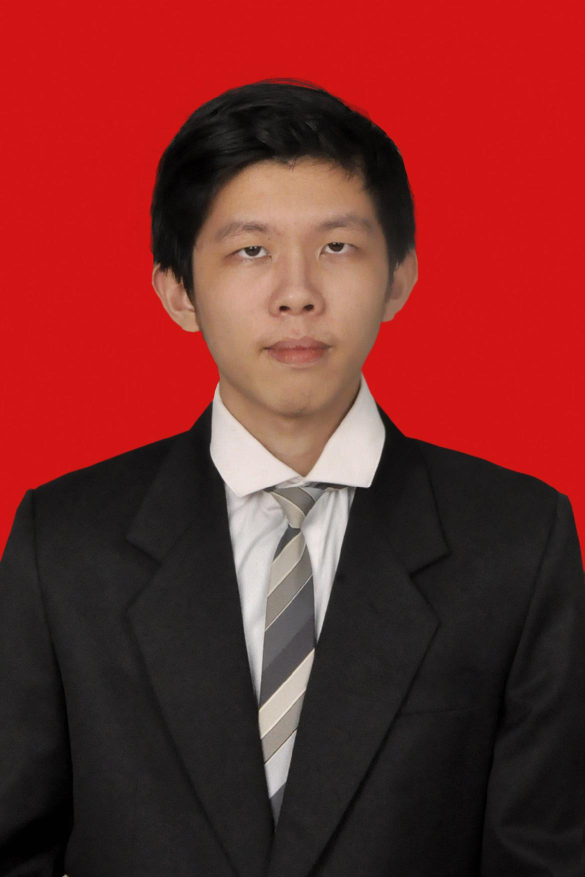
#> input picture dataset2/Abelito.jpeg, 1169 x 1754 px, given in place of the camera (shown at 1/2 size)
$ python addFaces.py
#> lines starting #> are read from the running program, lines starting #| are printed output that depends on the picture; after the words box and inside, x2 and y2 are one past the last pixel; in counts of white or black regions, pixels touching at a corner belong together
import numpy as np
import cv2 as cv
import matplotlib.pyplot as plt

video = cv.VideoCapture(0)
face_detect = cv.CascadeClassifier('data/haarcascade_frontalface_default.xml')

video.set(3, 640)
video.set(4, 480)

faces_data = []
faces_labels = []


i = 0
while True:
    ret, frame = video.read()
#> frame is the input picture: shape (1754, 1169, 3); mean B, G, R 40.3, 42.1, 118.9
    frame = cv.flip(frame, 1)
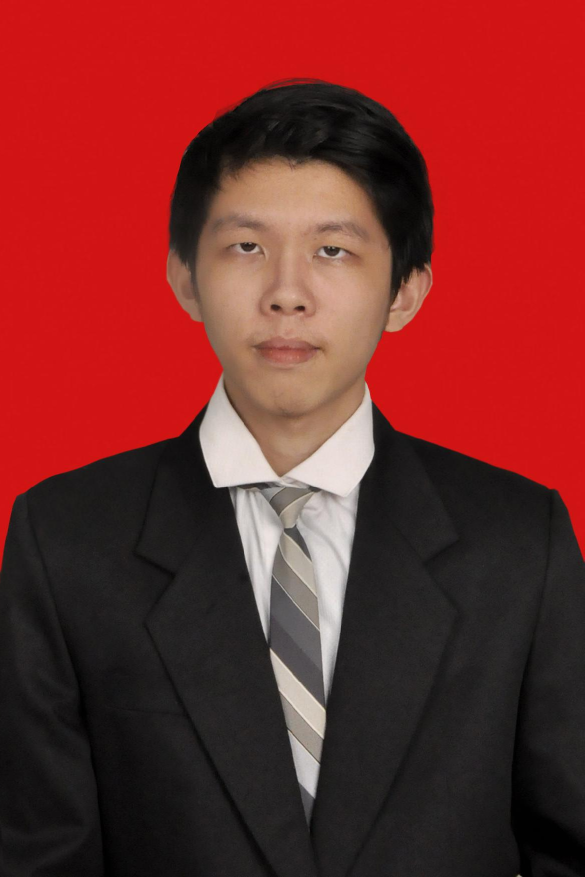
#> frame: shape (1754, 1169, 3) (shown at 1/2 size); mean B, G, R 40.3, 42.1, 118.9
    gray = cv.cvtColor(frame, cv.COLOR_BGR2GRAY)
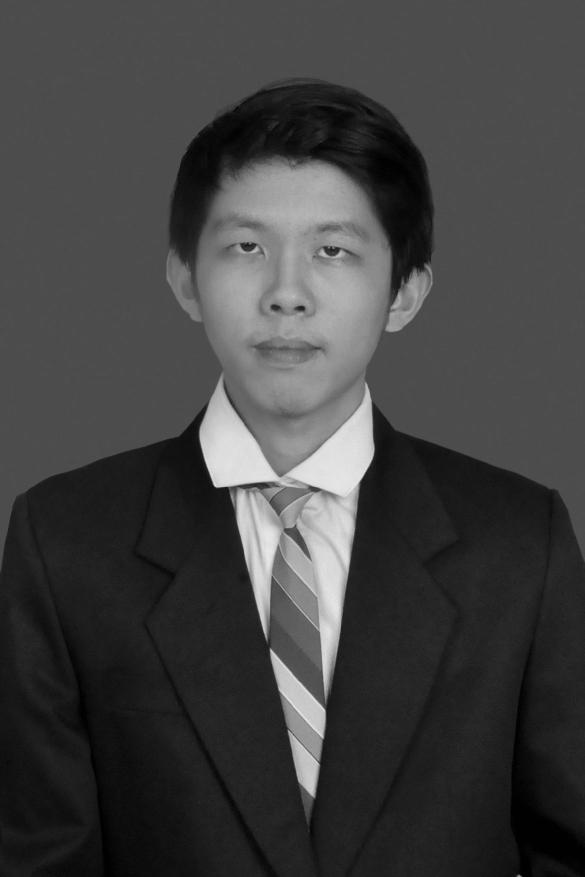
#> gray: shape (1754, 1169) (shown at 1/2 size); min 0, max 233, mean 64.9
    faces = face_detect.detectMultiScale(gray, 1.3, 5, minSize=(50, 50))
#> faces = [[351, 321, 459, 459]]
    for (x, y, w, h) in faces:
        crop_image = frame[y:y+h, x:x+w]
        crop_image = cv.resize(crop_image, (50, 50))
        if len(faces_data) < 100 and i % 10 == 0:
            faces_data.append(crop_image)
            faces_labels.append(1)
        i+=1
        cv.putText(frame, str(len(faces_data)), (50, 50), cv.FONT_HERSHEY_COMPLEX, 1, (50,50,255), 2)
        cv.rectangle(frame, (x, y), (x+w, y+h), (0, 255, 0), 2)
#> this loop made 1 pass
#> (x, y, w, h, i) on pass 1: (351, 321, 459, 459, 1)
#> pass 1, `crop_image = frame[y:y+h, x:x+w]`:
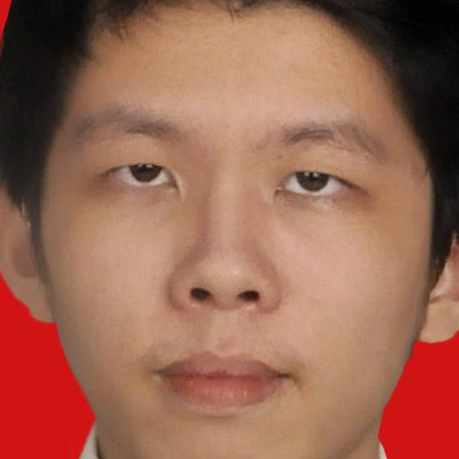
#> crop_image: shape (459, 459, 3); mean B, G, R 82.9, 102.1, 154.7
#> pass 1, `crop_image = cv.resize(crop_image, (50, 50))`:
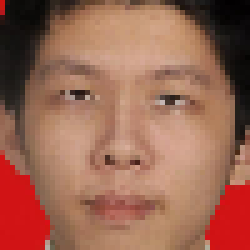
#> crop_image: shape (50, 50, 3) (shown 5 times larger); mean B, G, R 82.9, 102.1, 154.6
#> after the loop:
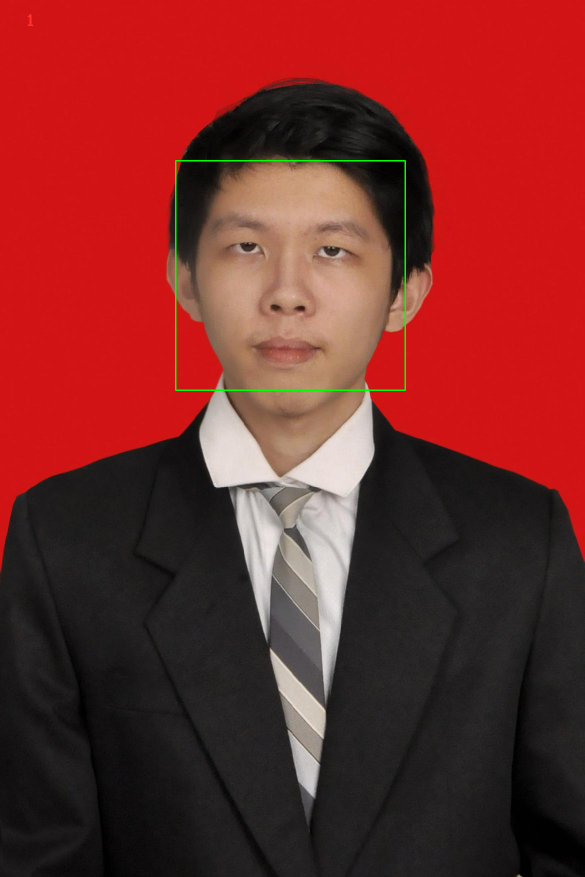
#> frame: shape (1754, 1169, 3) (shown at 1/2 size); 0.27% of pixels changed, all inside (x1, y1, x2, y2) = (55, 28, 812, 782)
#> after the loop, faces_data = 1 item; faces_labels = [1]; i = 1
    cv.imshow('frame', frame)
    k = cv.waitKey(1)
#> (key q is pressed here)
    if k == ord('q') or len(faces_data) >= 100:
        break

video.release()
cv.destroyAllWindows()

$ run again, on dataset2/Aubrey.jpeg
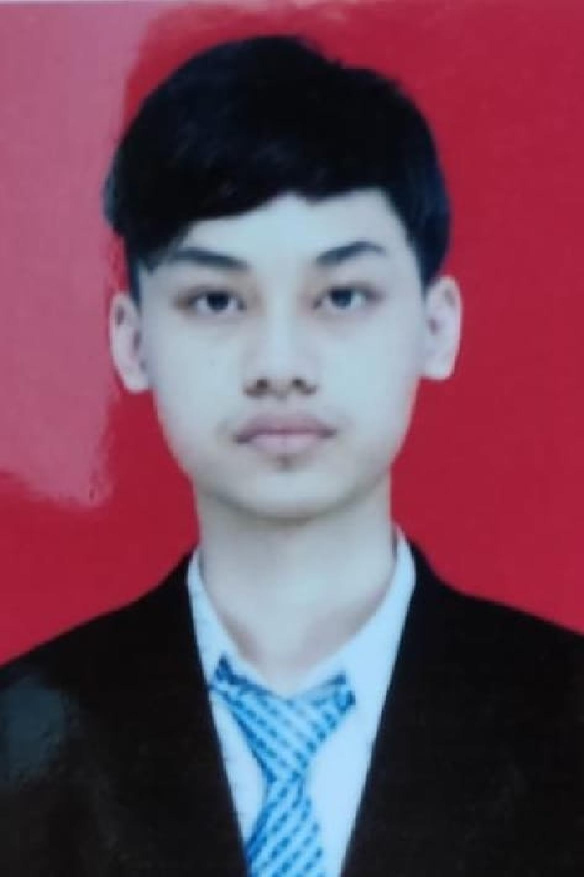
#> input picture dataset2/Aubrey.jpeg, 1168 x 1754 px, given in place of the camera (shown at 1/2 size)
#> frame is the input picture: shape (1754, 1168, 3); mean B, G, R 93.2, 74.2, 112.7
#> `gray = cv.cvtColor(frame, cv.COLOR_BGR2GRAY)`:
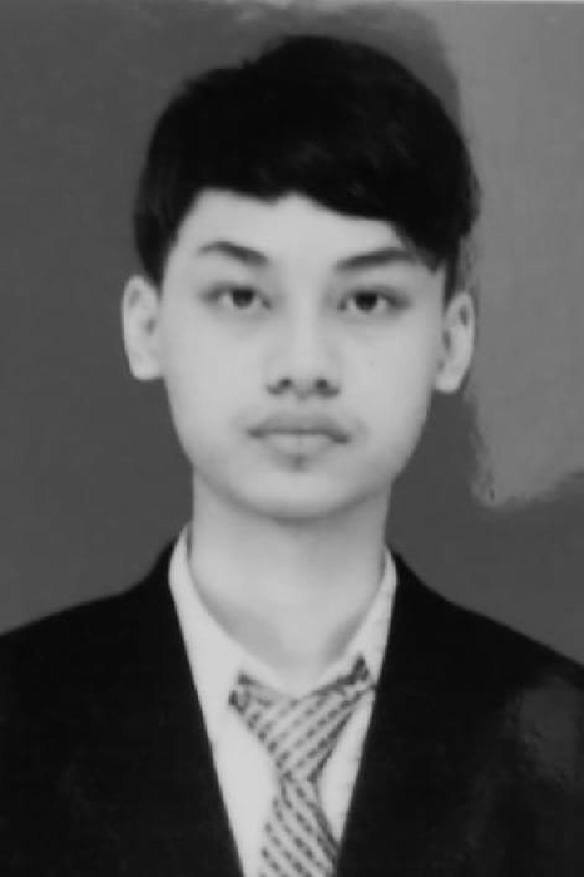
#> gray: shape (1754, 1168) (shown at 1/2 size); min 2, max 217, mean 87.9
#> faces = [[240, 315, 731, 731]]
#> the loop `for (x, y, w, h) in faces:` made 1 pass
#> (x, y, w, h, i) on pass 1: (240, 315, 731, 731, 1)
#> after the loop `for (x, y, w, h) in faces:`:
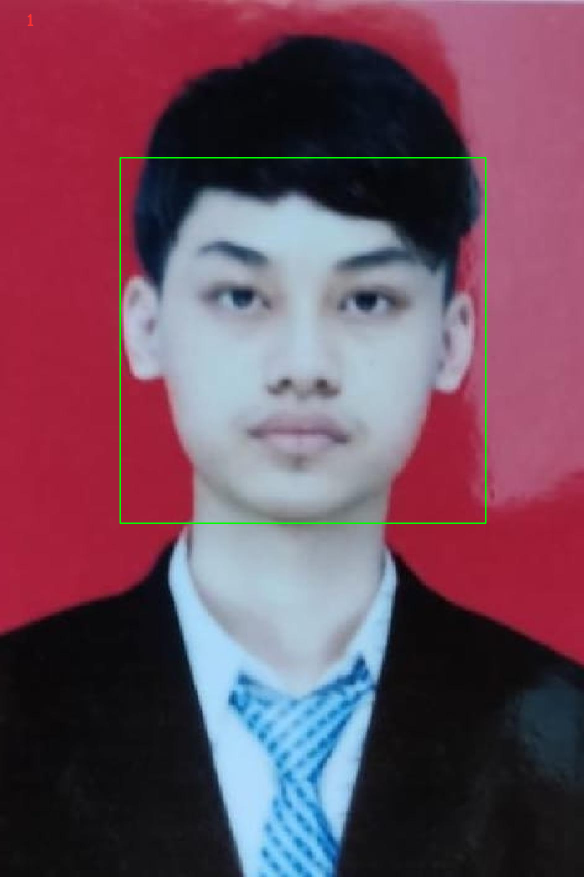
#> frame: shape (1754, 1168, 3) (shown at 1/2 size); mean B, G, R 92.8, 75.1, 112.2
#> after the loop `for (x, y, w, h) in faces:`: faces_data = 1 item; faces_labels = [1]; i = 1

$ run again, on dataset2/Aurum.jpeg
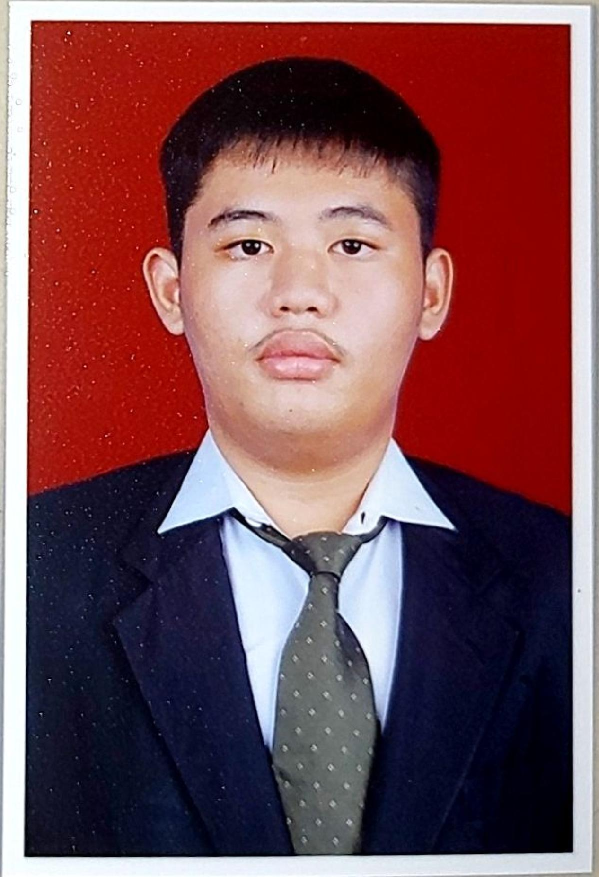
#> input picture dataset2/Aurum.jpeg, 1198 x 1754 px, given in place of the camera (shown at 1/2 size)
#> frame is the input picture: shape (1754, 1198, 3); mean B, G, R 84.4, 78.1, 122.9
#> `gray = cv.cvtColor(frame, cv.COLOR_BGR2GRAY)`:
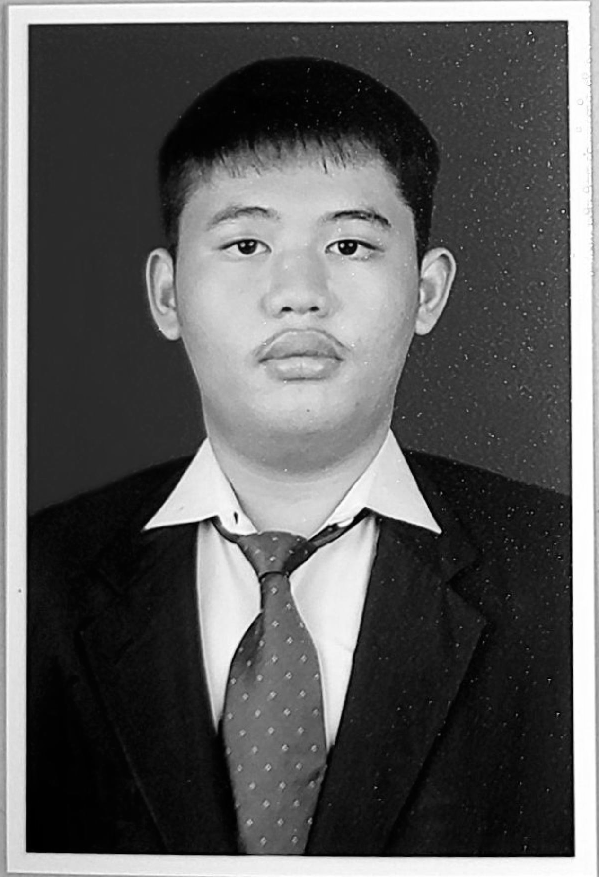
#> gray: shape (1754, 1198) (shown at 1/2 size); min 0, max 255, mean 92.2
#> faces = [[288, 244, 609, 609]]
#> the loop `for (x, y, w, h) in faces:` made 1 pass
#> (x, y, w, h, i) on pass 1: (288, 244, 609, 609, 1)
#> after the loop `for (x, y, w, h) in faces:`:
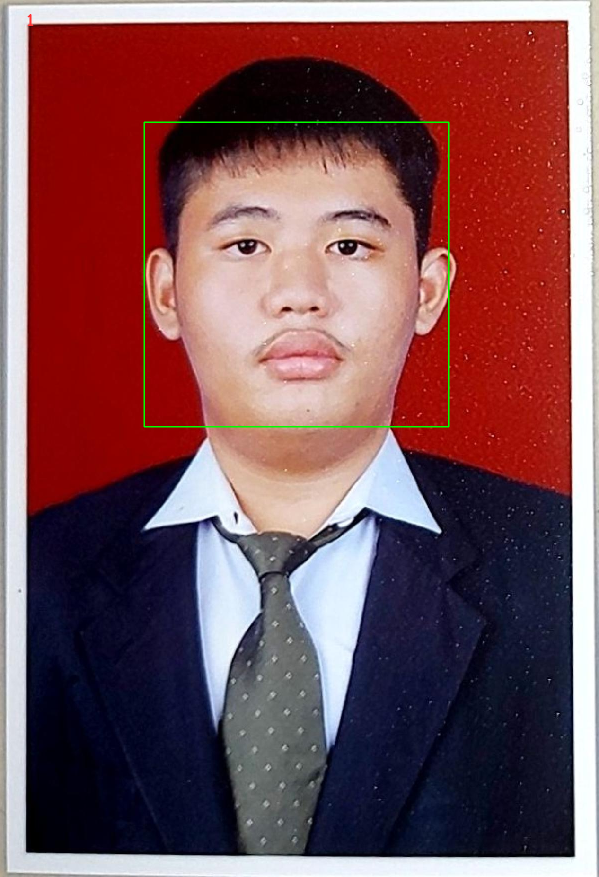
#> frame: shape (1754, 1198, 3) (shown at 1/2 size); mean B, G, R 84.3, 78.9, 122.5
#> after the loop `for (x, y, w, h) in faces:`: faces_data = 1 item; faces_labels = [1]; i = 1
